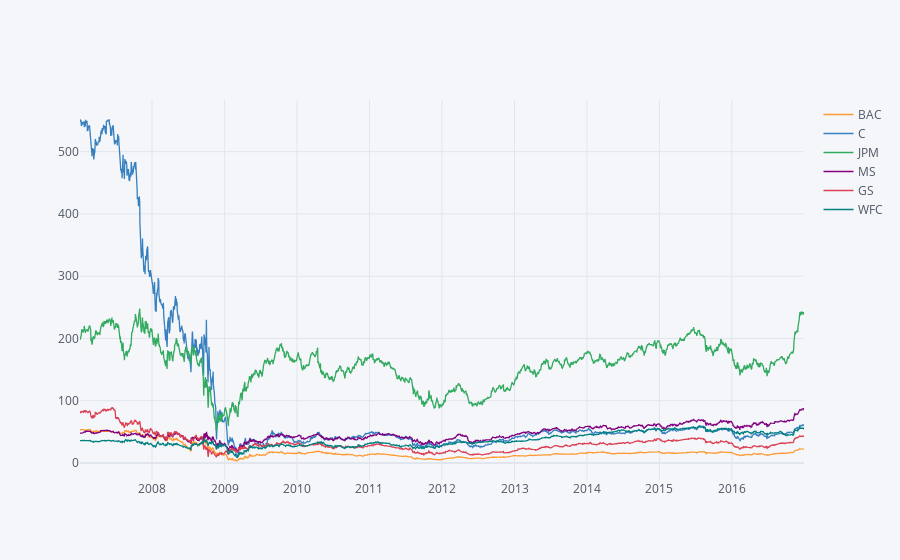

The notebook cell this image was saved under:
### Code cell
#plotly way to do the same thing
bank_allstocks.xs(key='Close',axis=1,level='Stock Info').iplot()

### Figure 1 — Plotly figure (JSON) as saved in the notebook; plotly's stock layout.template omitted (floating-point values rounded to 4 significant figures; data arrays with more than 128 entries replaced by an {"elided": "..."} marker saying what was removed)
{"data": [{"line": {"color": "rgba(255, 153, 51, 1.0)", "dash": "solid", "shape": "linear", "width": 1.3}, "mode": "lines", "name": "BAC", "text": "", "type": "scatter", "x": {"elided": "2518 str values"}, "y": {"elided": "2518 float values"}}, {"line": {"color": "rgba(55, 128, 191, 1.0)", "dash": "solid", "shape": "linear", "width": 1.3}, "mode": "lines", "name": "C", "text": "", "type": "scatter", "x": {"elided": "2518 str values"}, "y": {"elided": "2518 float values"}}, {"line": {"color": "rgba(50, 171, 96, 1.0)", "dash": "solid", "shape": "linear", "width": 1.3}, "mode": "lines", "name": "JPM", "text": "", "type": "scatter", "x": {"elided": "2518 str values"}, "y": {"elided": "2518 float values"}}, {"line": {"color": "rgba(128, 0, 128, 1.0)", "dash": "solid", "shape": "linear", "width": 1.3}, "mode": "lines", "name": "MS", "text": "", "type": "scatter", "x": {"elided": "2518 str values"}, "y": {"elided": "2518 float values"}}, {"line": {"color": "rgba(219, 64, 82, 1.0)", "dash": "solid", "shape": "linear", "width": 1.3}, "mode": "lines", "name": "GS", "text": "", "type": "scatter", "x": {"elided": "2518 str values"}, "y": {"elided": "2518 float values"}}, {"line": {"color": "rgba(0, 128, 128, 1.0)", "dash": "solid", "shape": "linear", "width": 1.3}, "mode": "lines", "name": "WFC", "text": "", "type": "scatter", "x": {"elided": "2518 str values"}, "y": {"elided": "2518 float values"}}], "layout": {"legend": {"bgcolor": "#F5F6F9", "font": {"color": "#4D5663"}}, "paper_bgcolor": "#F5F6F9", "plot_bgcolor": "#F5F6F9", "title": {"font": {"color": "#4D5663"}}, "xaxis": {"gridcolor": "#E1E5ED", "showgrid": true, "tickfont": {"color": "#4D5663"}, "title": {"font": {"color": "#4D5663"}, "text": ""}, "zerolinecolor": "#E1E5ED"}, "yaxis": {"gridcolor": "#E1E5ED", "showgrid": true, "tickfont": {"color": "#4D5663"}, "title": {"font": {"color": "#4D5663"}, "text": ""}, "zerolinecolor": "#E1E5ED"}}}
